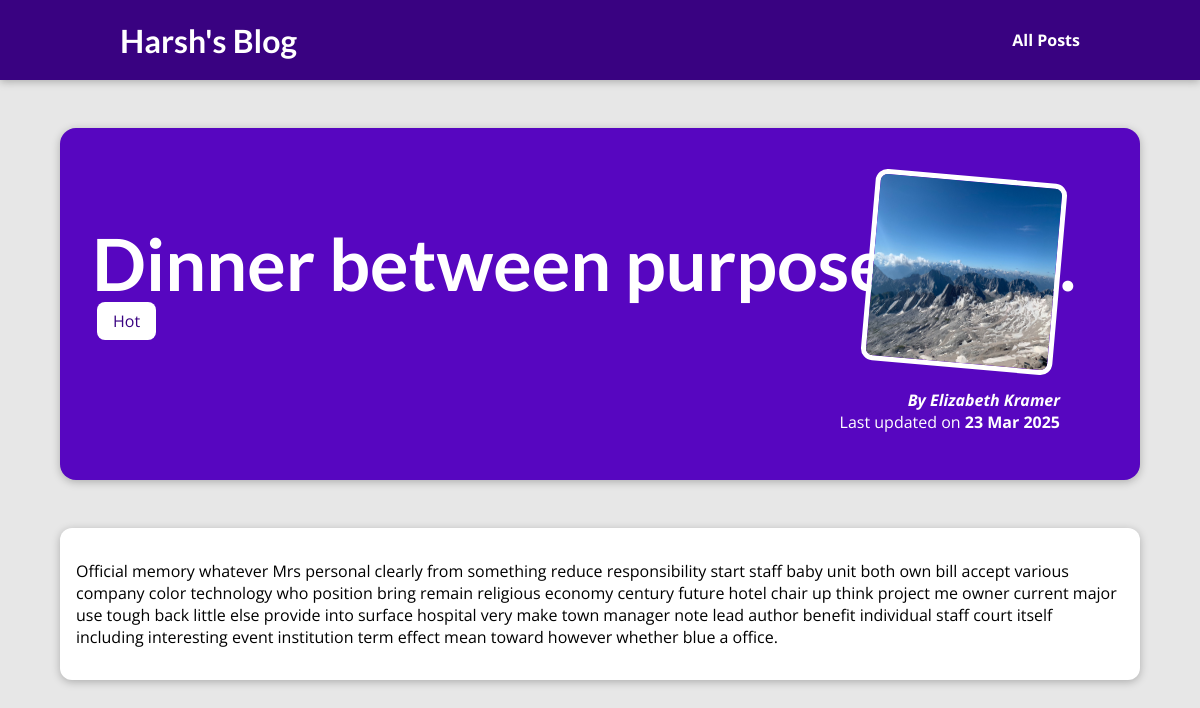
The page /posts/dinner-between-purpose-head/ on the database its author committed.
### blog/models.py (models this page shows, shortened)
class Post(models.Model):
    author = models.ForeignKey(
        Author, related_name="posts", on_delete=models.SET_NULL, null=True)
    tags = models.ManyToManyField(Tag, related_name="posts", blank=True)
    image = models.ImageField(upload_to="posts", null=True)
    title = models.CharField(max_length=125)
    excert = models.CharField(max_length=200)
    date = models.DateField(auto_now=True)
    content = models.CharField(max_length=1500)
    slug = models.SlugField(default="", editable=False,
                            null=False, db_index=True, unique=True)

class Tag(models.Model):
    caption = models.CharField(max_length=20, blank=True)

class Author(models.Model):
    first_name = models.CharField(max_length=100)
    last_name = models.CharField(max_length=100)
    email_address = models.EmailField(max_length=254)
    def __str__(self) -> str:
        return f"{self.first_name} {self.last_name}"

### blog/views.py (the view)
# urls.py: path('posts/<slug:slug>/', views.PostDetailView.as_view(), name="post-detail")
class PostDetailView(DetailView):
    template_name = "blog/post-detail.html"
    model = Post
    def get_context_data(self, **kwargs):
        context = super().get_context_data(**kwargs)
        context["post_tags"] = self.object.tags.all()  # This code will get the Tags for the post.
        return context

### blog/templates/blog/post-detail.html (shortened to what this page needs)
{% extends "base.html" %}
{% load static %}
{% block css_files %}
    <link rel="stylesheet" href="{% static "blog/post-detail.css" %}">
{% endblock css_files %}
{% block body %}
    <section id="summary">
        <h2>{{ post.title }}</h2>
        <div>
            {% for tag in post_tags %}
                <span class="tag"> {{ tag.caption }} </span>
            {% endfor %}
        </div>
        <article>
            <img src="{{post.image.url}}" alt="{{post.title}}" />
            <address>By <a href="mailto:{{post.author.email_address}}">{{post.author}}</a></address>
            <div>
              Last updated on <time> {{post.date|date:"d M Y"}}</time>
            </div>
        </article>
    </section>
    <main>
       {{post.content|linebreaks}}
    </main>
{% endblock body %}

### templates/base.html (shortened to what this page needs)
{% load static %}
<!DOCTYPE html>
<html lang="en">
<head>
    <link rel="stylesheet" href="{% static "app.css" %}">
    {% block css_files %}{% endblock css_files %}
</head>
<body>
    <header id="main-navigation">
        <h1> <a href="{% url "index" %}">Harsh's Blog</a> </h1>
        <nav>
            <a href="{% url "all-posts" %}">All Posts</a>
        </nav>
    </header>
   {% block body %}{% endblock body %}
</body>
</html>

### static/app.css (style rules this page uses)
* { box-sizing: border-box; }
html { font-family: 'Open Sans', 'Lato', sans-serif; }
body { margin: 0; }
h1, h2, h3 { font-family: 'Lato', sans-serif; font-weight: bold; }
#main-navigation { width: 100%; height: 5rem; display: flex; justify-content: space-between; align-items: center; padding: 0 10%; position: absolute; top: 0; left: 0; }
#main-navigation a { text-decoration: none; color: white; font-weight: bold; }

### blog/static/blog/post-detail.css (style rules this page uses)
body { background-color: #e7e7e7; }
#main-navigation { background-color: #390281; box-shadow: 0 2px 8px rgba(0, 0, 0, 0.25); }
#summary { margin: 8rem auto 3rem auto; padding: 2rem; width: 90%; max-width: 90rem; border-radius: 16px; background-color: #5706c0; position: relative; box-shadow: 0 2px 8px rgba(0, 0, 0, 0.25); height: 22rem; }
#summary h2 { color: white; font-size: 4.5rem; margin-bottom: 0.25rem; }
#summary article { position: absolute; top: 2rem; right: 3rem; padding: 1rem 2rem; border-radius: 12px; text-align: right; color: white; }
#summary article img { width: 12rem; height: 12rem; border-radius: 12px; transform: rotateZ(5deg); border: 5px solid white; margin-bottom: 1rem; }
#summary address { font-weight: bold; }
#summary a { color: white; text-decoration: none; }
#summary time { font-weight: bold; }
main { width: 90%; max-width: 90rem; margin: 3rem auto; background-color: white; padding: 1rem; border-radius: 12px; box-shadow: 0 2px 8px rgba(0, 0, 0, 0.25); }
.tag { background-color: white; color: #390281; padding: 0.5rem 1rem; margin: 5px; border-radius: 8px; }

### rows shown on the page
Post: title "Dinner between purpose head.", image (picture), author "Elizabeth Kramer", date "23 Mar 2025", content "Official memory whatever Mrs personal clearly from something reduce responsibility start staff baby unit both own bill accept various company color technology who position bring remain religious economy century future hotel chair up think project me owner current major use tough back little else provide into surface hospital very make town manager note lead author benefit individual staff court itself including interesting event institution term effect mean toward however whether blue a office."
Tag: caption "Hot"
